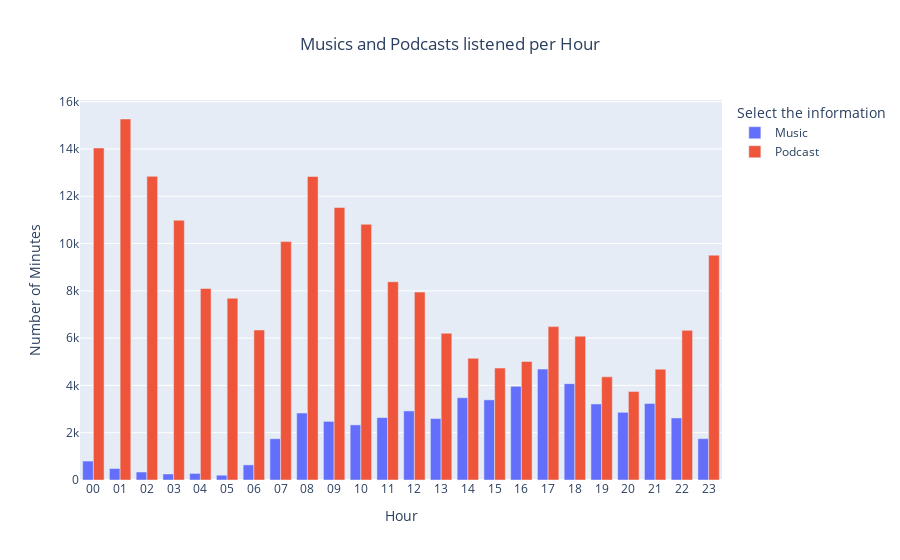

The cell this chart's notebook holds for it:
### Code cell
counts = df_top_music.groupby(['hour','type'])['minutes'].sum().reset_index(name='count')

counts['count'] = counts['count'].round(0)

hour_fig = px.bar(
    counts,
    x = 'hour',
    y = 'count',
    labels={'x': 'Hours', 'y':'Number of musics played' },
    title = 'Music played by hour',
    color='type',
    barmode='group'
)

hour_fig.update_layout(
    title='Musics and Podcasts listened per Hour',
    title_x=0.5,
    xaxis_title = 'Hour',
    yaxis_title = 'Number of Minutes',
    legend = dict(
        title = 'Select the information'
    )
)

hour_fig.show()

hour_fig.write_html('hour_fig.html')

### Figure 1 — Plotly figure (JSON) as saved in the notebook; plotly's stock layout.template omitted (floating-point values rounded to 4 significant figures)
{"data": [{"alignmentgroup": "True", "hovertemplate": "type=Music<br>hour=%{x}<br>count=%{y}<extra></extra>", "legendgroup": "Music", "marker": {"color": "#636efa", "pattern": {"shape": ""}}, "name": "Music", "offsetgroup": "Music", "orientation": "v", "showlegend": true, "textposition": "auto", "type": "bar", "x": ["00", "01", "02", "03", "04", "05", "06", "07", "08", "09", "10", "11", "12", "13", "14", "15", "16", "17", "18", "19", "20", "21", "22", "23"], "xaxis": "x", "y": [802.0, 486.0, 338.0, 254.0, 278.0, 203.0, 639.0, 1745.0, 2833.0, 2479.0, 2331.0, 2639.0, 2921.0, 2599.0, 3479.0, 3389.0, 3964.0, 4690.0, 4076.0, 3216.0, 2863.0, 3236.0, 2624.0, 1749.0], "yaxis": "y"}, {"alignmentgroup": "True", "hovertemplate": "type=Podcast<br>hour=%{x}<br>count=%{y}<extra></extra>", "legendgroup": "Podcast", "marker": {"color": "#EF553B", "pattern": {"shape": ""}}, "name": "Podcast", "offsetgroup": "Podcast", "orientation": "v", "showlegend": true, "textposition": "auto", "type": "bar", "x": ["00", "01", "02", "03", "04", "05", "06", "07", "08", "09", "10", "11", "12", "13", "14", "15", "16", "17", "18", "19", "20", "21", "22", "23"], "xaxis": "x", "y": [14040.0, 15270.0, 12840.0, 10990.0, 8101.0, 7686.0, 6345.0, 10080.0, 12840.0, 11520.0, 10810.0, 8385.0, 7948.0, 6208.0, 5146.0, 4735.0, 5013.0, 6487.0, 6084.0, 4365.0, 3740.0, 4687.0, 6329.0, 9510.0], "yaxis": "y"}], "layout": {"barmode": "group", "legend": {"title": {"text": "Select the information"}, "tracegroupgap": 0}, "title": {"text": "Musics and Podcasts listened per Hour", "x": 0.5}, "xaxis": {"anchor": "y", "domain": [0, 1], "title": {"text": "Hour"}}, "yaxis": {"anchor": "x", "domain": [0, 1], "title": {"text": "Number of Minutes"}}}}
